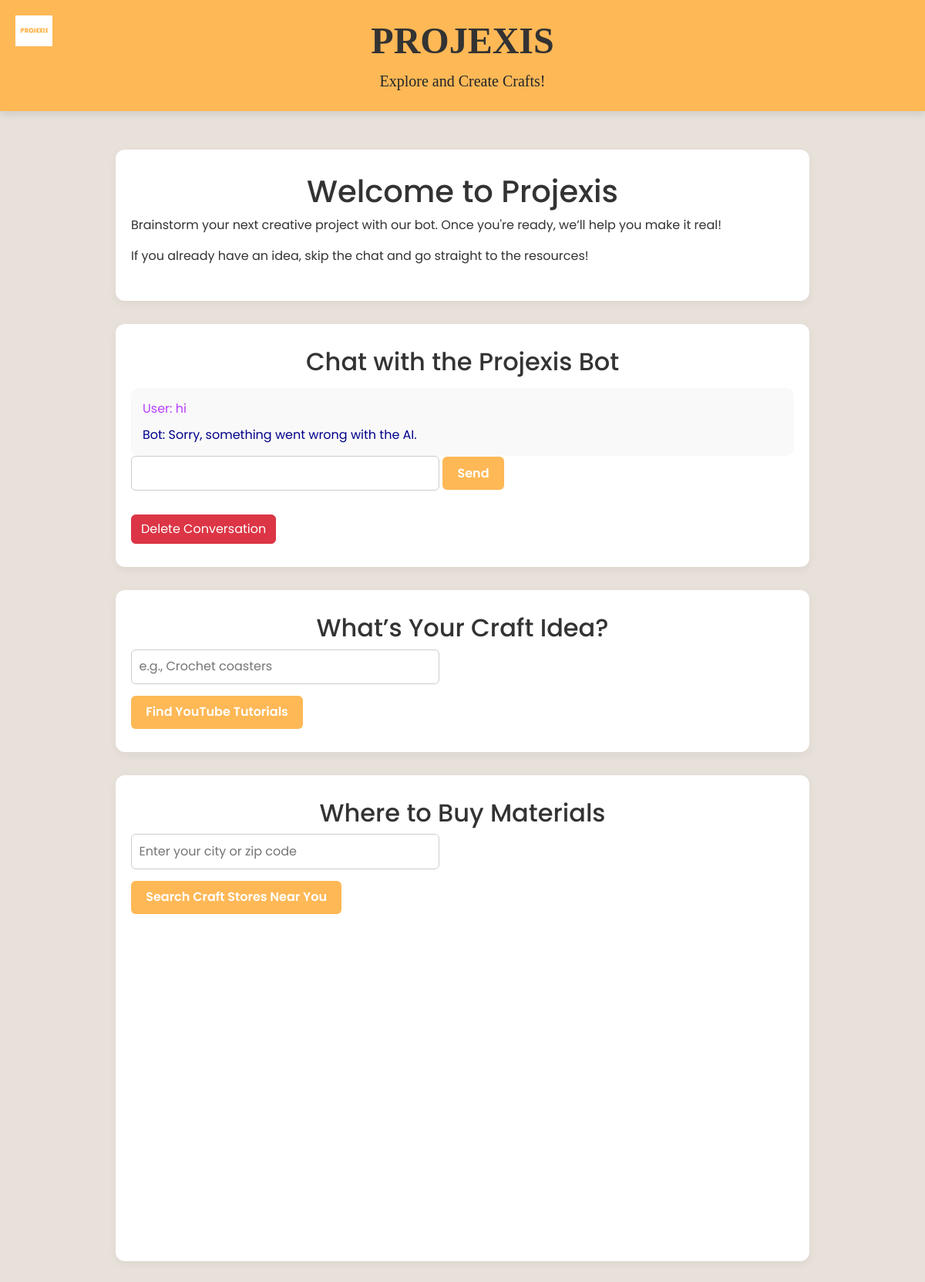
Page /chatBot/openai/ on the earlier database version.
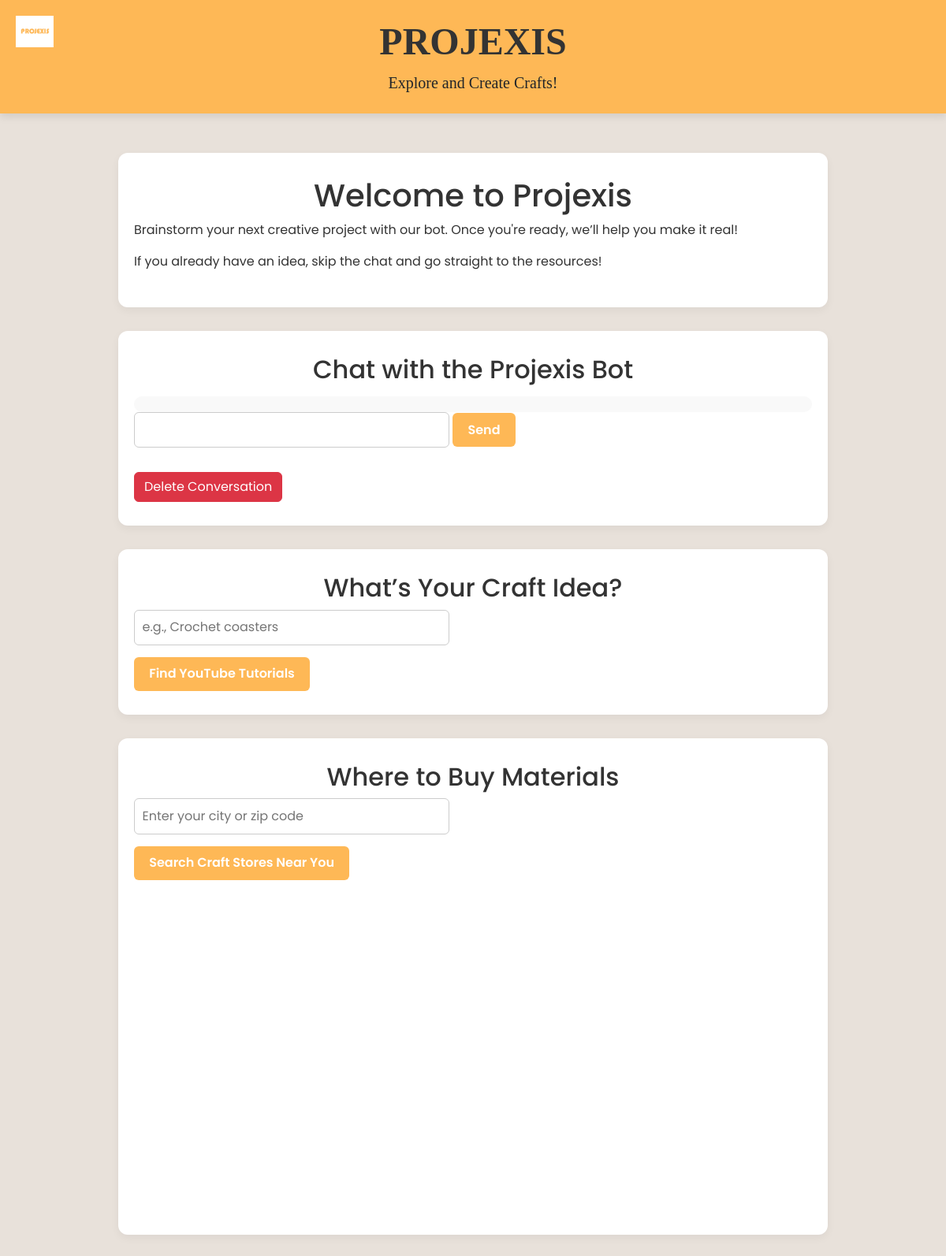
Same page on the later database version.
### chatBot/models.py (models this page shows)
class Message(models.Model):
		user_message = models.TextField()
		bot_message = models.TextField()
		timestamp = models.DateTimeField(auto_now_add=True)

### chatBot/views.py (the view, shortened to what this page needs)
# urls.py: path('openai/', views.chat_view, name='chat_view'),
def chat_view(request):
    messages = Message.objects.all().order_by('timestamp')
    return render(request, 'chatBot/index.html', {'messages': messages})

### chatBot/templates/chatBot/index.html (shortened to what this page needs)
{% extends "base.html" %}
{% load static %}
{% block content %}
<section>
  <h1>Welcome to Projexis</h1>
  <p>Brainstorm your next creative project with our bot. Once you're ready, we’ll help you make it real!</p>
  <p>If you already have an idea, skip the chat and go straight to the resources!</p>
</section>
<section>
  <h2>Chat with the Projexis Bot</h2>
  <div id="chatbox">
    {% include 'chatbox.html' %}
  </div>
  <form
    hx-post="{% url 'chat_view' %}"
    hx-target="#chatbox"
    hx-swap="innerHTML"
    hx-on="htmx:afterRequest: this.reset()"
  >
    <div class="input-fields">
      <input type="text" name="message" />
      <button type="submit">Send</button>
    </div>
  </form>
  <button
    hx-post="{% url 'delete_conversation' %}"
    hx-target="#chatbox"
    hx-swap="innerHTML"
    hx-confirm="Are you sure you want to delete this conversation?"
    class="btn btn-danger mt-3 delete-btn"
    hx-headers='{"X-CSRFToken": "{{ csrf_token }}"}'>
  Delete Conversation
  </button>
</section>
<section>
  <h2>What’s Your Craft Idea?</h2>
  <form id="ideaForm">
    <input type="text" id="idea" name="idea" placeholder="e.g., Crochet coasters" required />
    <br />
    <input type="submit" value="Find YouTube Tutorials" />
  </form>
</section>
<section>
  <h2>Where to Buy Materials</h2>
  <form id="locationForm">
    <input type="text" id="zip" placeholder="Enter your city or zip code" required />
    <br />
    <button type="submit">Search Craft Stores Near You</button>
  </form>
  <div id="map"></div>
</section>
{% endblock %}

### chatBot/templates/chatbox.html
{% if messages %}
    {% for message in messages %}
        <div class="user-message">User: {{ message.user_message }}</div>
        <div class="bot-message">Bot: {{ message.bot_message }}</div>
    {% endfor %}
{% endif %}

Differences in the rows shown:
removed Message: user_message "hi", bot_message "Sorry, something went wrong with the AI."
